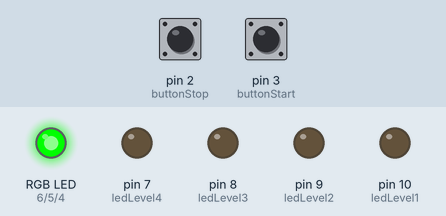
Simulated run of this program. Board: Arduino Uno, built with avr-gcc and run on an emulated ATmega328P. Parts: an RGB LED mixed from three pins (HIGH = lit), output pins drawn as LEDs (lit = HIGH). Dashed ring = blinking. Inputs (shaded band) come from the test bench; at power-on: pin 3 (buttonStart) HIGH, pin 2 (buttonStop) HIGH.

Above: at 1.2 s.
1.3 s: pin 3 (buttonStart) pulled LOW for 0.15 s
At 1.54 s:
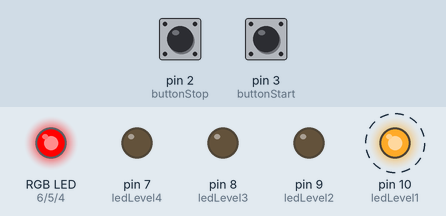
4.3 s: pin 2 (buttonStop) pulled LOW for 1 s
At 6.6 s:
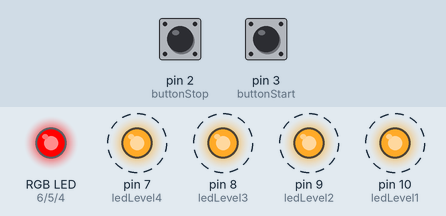
8.3 s: pin 3 (buttonStart) pulled LOW for 1 s
At 11.55 s:
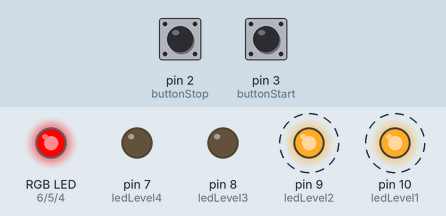
12.3 s: pin 2 (buttonStop) pulled LOW for 3.2 s
At 13.6 s:
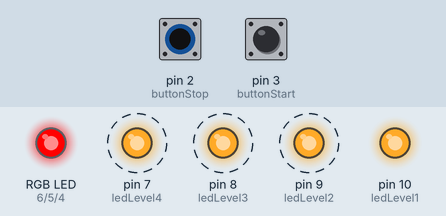
17.0 s: pin 3 (buttonStart) pulled LOW for 0.15 s
At 23.4 s:
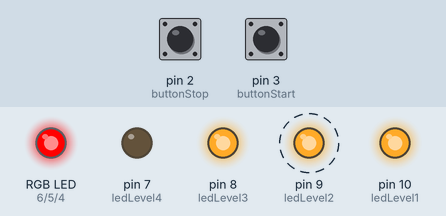
Timing chart, 0 to 24.1 s (numbered marks = the images above; inputs shaded):
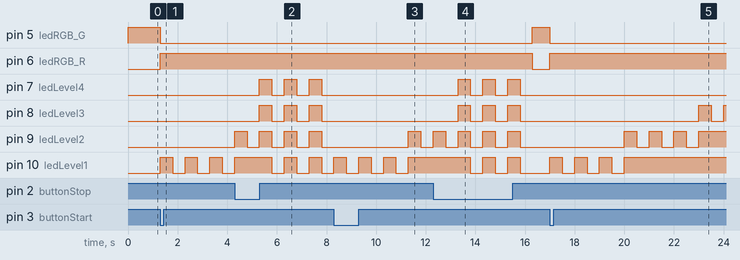

Measured:
- after the input at 1.3 s, pin 5 (ledRGB_G): HIGH → LOW at once; pin 6 (ledRGB_R): LOW → HIGH at once; pin 10 (ledLevel1): alternates HIGH for 0.50 s and LOW for 0.50 s, starting at once
- after the input at 4.3 s, pin 7 (ledLevel4): alternates HIGH for 0.50 s and LOW for 0.50 s, starting after 1.0 s; pin 10 (ledLevel1): alternates HIGH for 0.50 s and LOW for 0.50 s, starting after 1.5 s
- after the input at 8.3 s, pin 9 (ledLevel2): LOW → HIGH after 3.0 s, → LOW 0.50 s later; pin 10 (ledLevel1): alternates HIGH for 0.50 s and LOW for 0.50 s, starting at once
- after the input at 12.3 s, pin 5 (ledRGB_G): LOW → HIGH after 4.0 s; pin 6 (ledRGB_R): HIGH → LOW after 4.0 s; pin 7 (ledLevel4): alternates HIGH for 0.50 s and LOW for 0.50 s, 6 changes in all, then stays LOW, starting after 1.0 s; pin 10 (ledLevel1): alternates HIGH for 0.50 s and LOW for 0.50 s, 5 changes in all, then stays LOW, starting after 1.5 s
- after the input at 17.0 s, pin 5 (ledRGB_G): HIGH → LOW at once; pin 6 (ledRGB_R): LOW → HIGH at once
- by itself, pin 8 (ledLevel3): alternates HIGH for 0.50 s and LOW for 0.50 s, 6 changes in all, then stays LOW
- by itself, pin 9 (ledLevel2): alternates HIGH for 0.50 s and LOW for 0.50 s

The program:

main.cpp
```cpp
#include <Arduino.h>

// Pini pentru LED-uri de incarcare
const int ledLevel1 = 10;
const int ledLevel2 = 9;
const int ledLevel3 = 8;
const int ledLevel4 = 7;

// Pini pentru LED RGB
const int ledRGB_R = 6;
const int ledRGB_G = 5;
const int ledRGB_B = 4;

// Pini pentru butoane
const int buttonStart = 3;
const int buttonStop = 2;

// Variabile de stare
bool chargingInProgress = false;
bool stationAvailable = true;
int currentChargeLevel = 0;

// Variabile pentru debounce la butonul de stop
unsigned long stopButtonPressTime = 0;
bool isStopButtonPressed = false;
const unsigned long debounceDelay = 1000; // o secunda pentru debounce

// Intervale de timp pentru schimbarea stadiilor de incarcare si clipirea LED-urilor
unsigned long lastChangeTime = 0;
unsigned long chargeLevelChangeInterval = 3000;
unsigned long ledBlinkInterval = 500;

// Timpi pentru clipirea independenta a fiecarui LED
unsigned long led1LastBlink = 0;
unsigned long led2LastBlink = 0;
unsigned long led3LastBlink = 0;
unsigned long led4LastBlink = 0;


/**
 * Porneste procesul de incarcare.
 * - Seteaza statia ca fiind ocupata si incepe incarcarea.
 * - Initializeaza nivelul de incarcare la 1.
 * - Trecerea LED-ului RGB la rosu pentru a indica ca statia este ocupata.
 */
void startCharging() {
    stationAvailable = false;
    chargingInProgress = true;
    currentChargeLevel = 1; // Incepe de la nivelul 1 de incarcare
    lastChangeTime = millis(); // Salveaza timpul de inceput al incarcarii

    // Statia este ocupata, RGB-ul se face rosu
    digitalWrite(ledRGB_G, LOW);
    digitalWrite(ledRGB_R, HIGH);
    digitalWrite(ledRGB_B, LOW);
}

/**
 * Reseteaza toate LED-urile de incarcare la starea initiala (oprit).
 * - Aceasta functie este apelata dupa finalizarea sau oprirea procesului de incarcare.
 */
void resetChargingLEDs() {
    digitalWrite(ledLevel1, LOW);
    digitalWrite(ledLevel2, LOW);
    digitalWrite(ledLevel3, LOW);
    digitalWrite(ledLevel4, LOW);
}


/**
 * Opreste procesul de incarcare fortat (prin apasarea butonului stop).
 * - Reseteaza nivelul de incarcare si toate LED-urile.
 * - Realizeaza o secventa de clipire a LED-urilor pentru a indica oprirea procesului.
 * - Trecerea LED-ului RGB la verde pentru a indica ca statia este disponibila.
 */
void stopCharging() {
    chargingInProgress = false;
    stationAvailable = true;
    currentChargeLevel = 0;
    resetChargingLEDs(); // Reseteaza toate LED-urile
    for (int i = 0; i < 3; i++) {
        // Clipire LED-uri pentru oprirea procesului
        digitalWrite(ledLevel1, HIGH);
        digitalWrite(ledLevel2, HIGH);
        digitalWrite(ledLevel3, HIGH);
        digitalWrite(ledLevel4, HIGH);
        delay(500);
        digitalWrite(ledLevel1, LOW);
        digitalWrite(ledLevel2, LOW);
        digitalWrite(ledLevel3, LOW);
        digitalWrite(ledLevel4, LOW);
        delay(500);
    }

    // Statia este disponibila din nou, RGB-ul se face verde
    digitalWrite(ledRGB_R, LOW);
    digitalWrite(ledRGB_G, HIGH);
    digitalWrite(ledRGB_B, LOW);
}


/**
 * Finalizeaza procesul normal de incarcare atunci cand nivelul maxim este atins.
 * - Reseteaza nivelul de incarcare si toate LED-urile.
 * - Realizeaza o secventa de clipire a LED-urilor pentru a indica finalizarea procesului.
 * - Trecerea LED-ului RGB la verde pentru a indica ca statia este disponibila.
 */
void completeCharging() {
    chargingInProgress = false;
    stationAvailable = true;
    currentChargeLevel = 0;
    resetChargingLEDs(); // Reseteaza toate LED-urile
    for (int i = 0; i < 4; i++) {
        // Clipire LED-uri pentru finalizarea procesului
        digitalWrite(ledLevel1, HIGH);
        digitalWrite(ledLevel2, HIGH);
        digitalWrite(ledLevel3, HIGH);
        digitalWrite(ledLevel4, HIGH);
        delay(500);
        digitalWrite(ledLevel1, LOW);
        digitalWrite(ledLevel2, LOW);
        digitalWrite(ledLevel3, LOW);
        digitalWrite(ledLevel4, LOW);
        delay(500);
    }

    // Statia este disponibila din nou, RGB-ul se face verde
    digitalWrite(ledRGB_R, LOW);
    digitalWrite(ledRGB_G, HIGH);
    digitalWrite(ledRGB_B, LOW);
}


/**
 * Actualizeaza LED-urile in functie de nivelul curent de incarcare.
 * - La fiecare nivel de incarcare, LED-urile clipesc intr-un mod specific.
 * - LED-urile inferioare raman aprinse odata ce nivelul respectiv este atins.
 */
void updateChargingLEDs();


// Initializarea pinilor
void setup() {
    pinMode(ledRGB_R, OUTPUT);
    pinMode(ledRGB_G, OUTPUT);
    pinMode(ledRGB_B, OUTPUT);
    pinMode(ledLevel1, OUTPUT);
    pinMode(ledLevel2, OUTPUT);
    pinMode(ledLevel3, OUTPUT);
    pinMode(ledLevel4, OUTPUT);
    pinMode(buttonStart, INPUT_PULLUP);
    pinMode(buttonStop, INPUT_PULLUP);

    // Starea initiala: RGB verde indica statie disponibila
    digitalWrite(ledRGB_G, HIGH);
    digitalWrite(ledRGB_R, LOW);
    digitalWrite(ledRGB_B, LOW);
}

void loop() {
    unsigned long currentTime = millis();

    // Verifica daca butonul de start este apasat si statia este disponibila
    if (digitalRead(buttonStart) == LOW && stationAvailable) {
        startCharging(); // Porneste procesul de incarcare
    }

    // Verifica daca butonul de stop este apasat
    if (digitalRead(buttonStop) == LOW) {
        if (!isStopButtonPressed) { // Butonul este apasat pentru prima data
            stopButtonPressTime = currentTime; // Salveaza momentul apasarii
            isStopButtonPressed = true; // Marcheaza ca butonul este apasat
        } else if (currentTime - stopButtonPressTime >= debounceDelay && chargingInProgress) {
            stopCharging(); // Opreste fortat procesul de incarcare
        }
    } else {
        isStopButtonPressed = false; // Reseteaza starea butonului dupa eliberare
    }

    // Daca incarcarea este in desfasurare, trece la urmatorul nivel de incarcare dupa intervalul definit
    if (chargingInProgress && currentTime - lastChangeTime > chargeLevelChangeInterval) {
        lastChangeTime = currentTime;
        currentChargeLevel++; // Creste nivelul curent de incarcare
        if (currentChargeLevel > 3) {
            completeCharging(); // Finalizeaza incarcarea daca nivelul maxim a fost atins
        }
    }

    // Actualizeaza LED-urile in functie de stadiul de incarcare
    if (chargingInProgress) {
        updateChargingLEDs();
    }
}


// Functia care actualizeaza LED-urile in functie de nivelul de incarcare
void updateChargingLEDs() {
    unsigned long currentTime = millis();

    if (currentChargeLevel >= 1 && currentTime - led1LastBlink >= ledBlinkInterval) {
        led1LastBlink = currentTime;
        digitalWrite(ledLevel1, !digitalRead(ledLevel1)); // Inversare stare LED
    }

    if (currentChargeLevel >= 2) {
        digitalWrite(ledLevel1, HIGH);  // LED-ul 1 ramane aprins
        if (currentTime - led2LastBlink >= ledBlinkInterval) {
            led2LastBlink = currentTime;
            digitalWrite(ledLevel2, !digitalRead(ledLevel2)); // Inversare stare LED
        }
    }

    if (currentChargeLevel >= 3) {
        digitalWrite(ledLevel1, HIGH); // LED-ul 1 ramane aprins
        digitalWrite(ledLevel2, HIGH); // LED-ul 2 ramane aprins
        if (currentTime - led3LastBlink >= ledBlinkInterval) {
            led3LastBlink = currentTime;
            digitalWrite(ledLevel3, !digitalRead(ledLevel3)); // Inversare stare LED
        }
    }

    if (currentChargeLevel >= 4) {
        digitalWrite(ledLevel1, HIGH); // LED-ul 1 ramane aprins
        digitalWrite(ledLevel2, HIGH); // LED-ul 2 ramane aprins
        digitalWrite(ledLevel3, HIGH); // LED-ul 3 ramane aprins
        if (currentTime - led4LastBlink >= ledBlinkInterval) {
            led4LastBlink = currentTime;
            digitalWrite(ledLevel4, !digitalRead(ledLevel4)); // Inversare stare LED
        }
    }
}
```
